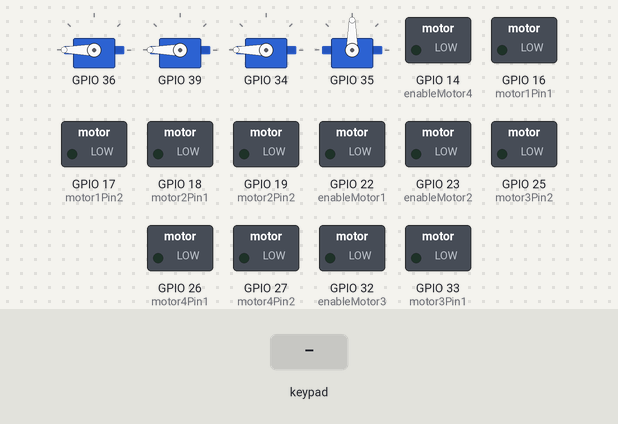
The sketch below on a simulated ESP32. On the bench: 4 × servo, switched loads named in the sketch (green lamp = pin HIGH). The test bench sets the inputs (shaded band). Nothing arrives over Bluetooth unless stated; what the sketch prints to the serial monitor is not drawn.

Above: at 1.2 s.
1.3 s: key 'X' pressed
At 2.1 s:
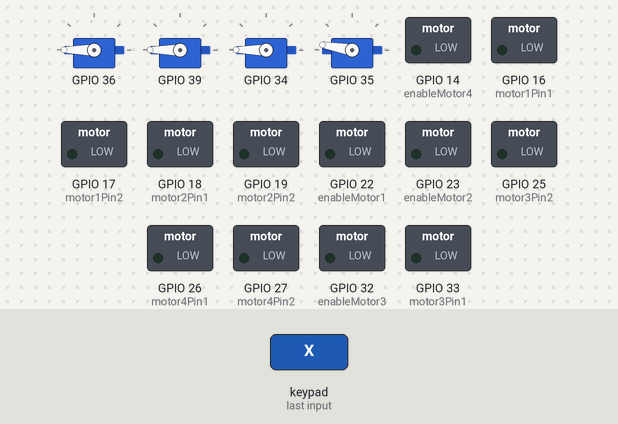
3.2 s: key 'U' pressed
At 3.41 s:
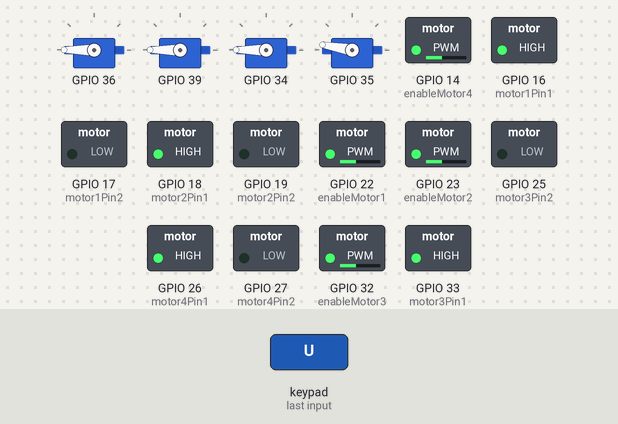
5.1 s: key 'D' pressed
At 5.31 s:
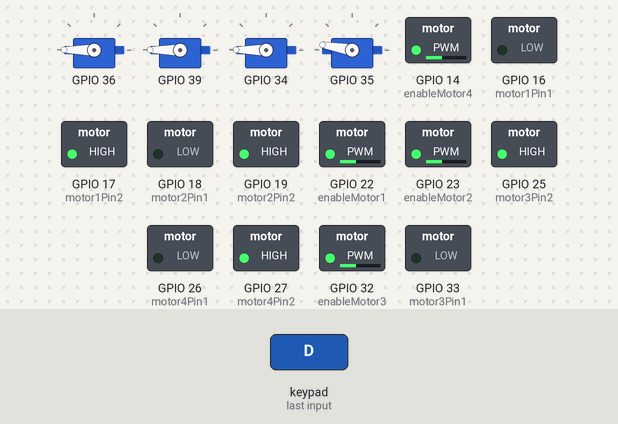
7.0 s: key 'L' pressed
At 7.21 s:
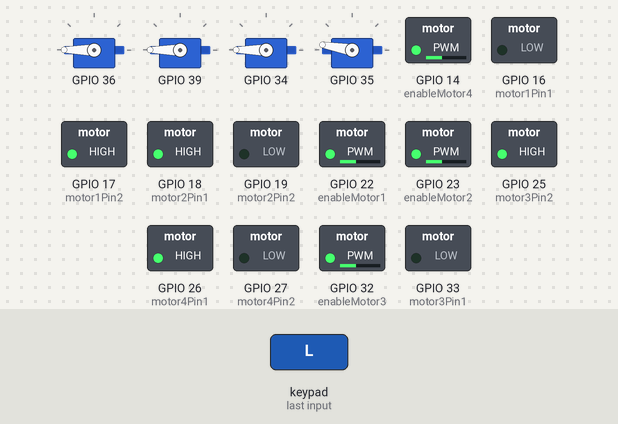
8.9 s: key 'R' pressed
At 9.11 s:
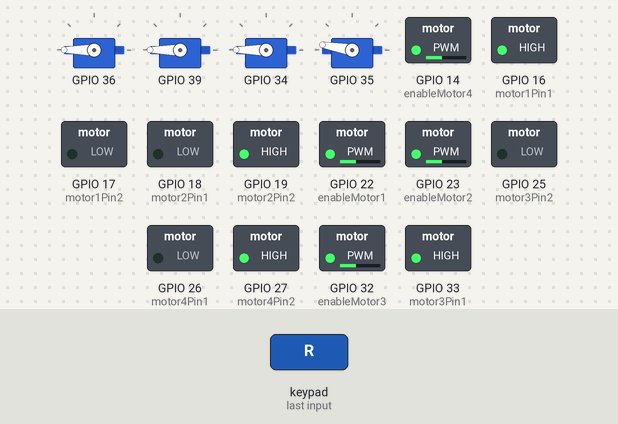
Timing chart, 0 to 11.8 s (numbered marks = the images above; inputs shaded):
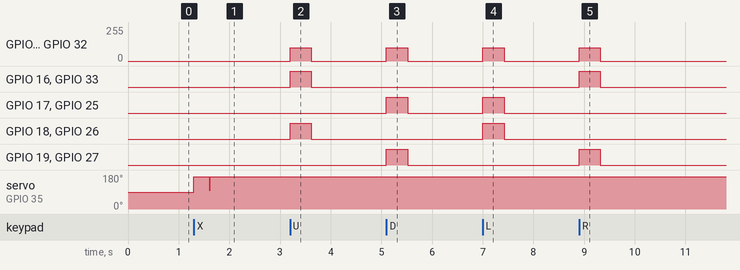

Measured:
- after the input at 1.3 s, servo on GPIO 35: 90° → 170° at once
- after the input at 3.2 s, GPIO 14 (enableMotor4), GPIO 22 (enableMotor1), GPIO 23 (enableMotor2), GPIO 32 (enableMotor3): 0/255 → 100/255 at once, → 0/255 0.42 s later; GPIO 16 (motor1Pin1), GPIO 18 (motor2Pin1), GPIO 26 (motor4Pin1), GPIO 33 (motor3Pin1): LOW → HIGH at once, → LOW 0.42 s later
- after the input at 5.1 s, GPIO 14 (enableMotor4), GPIO 22 (enableMotor1), GPIO 23 (enableMotor2), GPIO 32 (enableMotor3): 0/255 → 100/255 at once, → 0/255 0.42 s later; GPIO 17 (motor1Pin2), GPIO 19 (motor2Pin2), GPIO 25 (motor3Pin2), GPIO 27 (motor4Pin2): LOW → HIGH at once, → LOW 0.42 s later
- after the input at 7.0 s, GPIO 14 (enableMotor4), GPIO 22 (enableMotor1), GPIO 23 (enableMotor2), GPIO 32 (enableMotor3): 0/255 → 100/255 at once, → 0/255 0.42 s later; GPIO 17 (motor1Pin2), GPIO 18 (motor2Pin1), GPIO 25 (motor3Pin2), GPIO 26 (motor4Pin1): LOW → HIGH at once, → LOW 0.42 s later
- after the input at 8.9 s, GPIO 14 (enableMotor4), GPIO 22 (enableMotor1), GPIO 23 (enableMotor2), GPIO 32 (enableMotor3): 0/255 → 100/255 at once, → 0/255 0.42 s later; GPIO 16 (motor1Pin1), GPIO 19 (motor2Pin2), GPIO 27 (motor4Pin2), GPIO 33 (motor3Pin1): LOW → HIGH at once, → LOW 0.42 s later

The sketch:

Projectofinal.ino
```cpp
#include <PS4Controller.h>
#include <ESP32Servo.h>
#include <vector>

#define SERVO_FORWARD_STEP_ANGLE 1
#define SERVO_BACKWARD_STEP_ANGLE -1

struct ServoPins
{
  Servo servo;
  int servoPin;
  String servoName;
  int initialPosition;
};

std::vector<ServoPins> servoPins =
{
  { Servo(), 36 , "Base", 180},
  { Servo(), 39 , "Shoulder", 180},
  { Servo(), 34 , "Elbow", 180},
  { Servo(), 35 , "Gripper", 90},
};

bool gripperSwitch = false;

// Motor configuration
int enableMotor1 = 22;
int motor1Pin1 = 16;
int motor1Pin2 = 17;

int enableMotor2 = 23;
int motor2Pin1 = 18;
int motor2Pin2 = 19;

int enableMotor3 = 32;
int motor3Pin1 = 33;
int motor3Pin2 = 25;

int enableMotor4 = 14;
int motor4Pin1 = 26;
int motor4Pin2 = 27;

#define MAX_MOTOR_SPEED 100  // Rango de 0 a 255, 255 es la velocidad máxima.

const int PWMFreq = 1000; /* 1 KHz */
const int PWMResolution = 8;
const int PWMSpeedChannel = 4;

void writeServoValues(int servoIndex, int servoMoveStepSize, bool servoStepSizeIsActualServoPosition = false)
{
  int servoPosition;
  if (servoStepSizeIsActualServoPosition)
  {
    servoPosition = servoMoveStepSize;
  }
  else
  {
    servoPosition = servoPins[servoIndex].servo.read();
    servoPosition = servoPosition + servoMoveStepSize;
  }
  if (servoPosition > 180 || servoPosition < 0)
  {
    return;
  }

  servoPins[servoIndex].servo.write(servoPosition);
}

void notify()
{
  int rx = (PS4.LStickX());  // Base       =>  Left stick - eje x
  int ry = (PS4.LStickY());  // Shoulder   =>  Left stick  - eje y
  int ly = (PS4.RStickY());  // Elbow      =>  Right stick  - eje y
  int lx = (PS4.RStickX());  // Gripper    =>  Right stick - eje x

  if (rx > 50)
  {
    writeServoValues(0, SERVO_BACKWARD_STEP_ANGLE);
  }
  else if (rx < -50)
  {
    writeServoValues(0, SERVO_FORWARD_STEP_ANGLE);
  }

  if (ry > 50)
  {
    writeServoValues(1, SERVO_BACKWARD_STEP_ANGLE);
  }
  else if (ry < -50)
  {
    writeServoValues(1, SERVO_FORWARD_STEP_ANGLE);
  }

  if (ly > 50)
  {
    writeServoValues(2, SERVO_FORWARD_STEP_ANGLE);
  }
  else if (ly < -50)
  {
    writeServoValues(2, SERVO_BACKWARD_STEP_ANGLE);
  }

  if (lx > 50)
  {
    writeServoValues(3, SERVO_BACKWARD_STEP_ANGLE);
  }
  else if (lx < -50)
  {
    writeServoValues(3, SERVO_FORWARD_STEP_ANGLE);
  }

  if (PS4.Cross())
  {
    gripperSwitch = !gripperSwitch;  // Alternar agarre cerrado / abierto
    gripperSwitch ? writeServoValues(3, 170, true) :  writeServoValues(3, 100, true) ;
  }

  // Control de los motores
  if (PS4.Up())
  {
    rotateMotors(MAX_MOTOR_SPEED, MAX_MOTOR_SPEED, MAX_MOTOR_SPEED, MAX_MOTOR_SPEED);
  }
  else if (PS4.Down())
  {
    rotateMotors(-MAX_MOTOR_SPEED, -MAX_MOTOR_SPEED, -MAX_MOTOR_SPEED, -MAX_MOTOR_SPEED);
  }
  else if (PS4.Left())
  {
    rotateMotors(-MAX_MOTOR_SPEED, MAX_MOTOR_SPEED, -MAX_MOTOR_SPEED, MAX_MOTOR_SPEED);
  }
  else if (PS4.Right())
  {
    rotateMotors(MAX_MOTOR_SPEED, -MAX_MOTOR_SPEED, MAX_MOTOR_SPEED, -MAX_MOTOR_SPEED);
  }
  else if (PS4.R1())
  {
    rotateMotors(MAX_MOTOR_SPEED, 0, MAX_MOTOR_SPEED, 0);
  }
  else if (PS4.L1())
  {
    rotateMotors(0, MAX_MOTOR_SPEED, 0, MAX_MOTOR_SPEED);
  }
  else if (PS4.R2())
  {
    rotateMotors(-MAX_MOTOR_SPEED, 0, -MAX_MOTOR_SPEED, 0);
  }
  else if (PS4.L2())
  {
    rotateMotors(0, -MAX_MOTOR_SPEED, 0, -MAX_MOTOR_SPEED);
  }
  else
  {
    stopMotors();
  }

  delay(0);
}

void onConnect()
{
  Serial.println("Conectado.");
}

void onDisConnect()
{
  Serial.println("Desconectado.");
}

void rotateMotors(int speed1, int speed2, int speed3, int speed4)
{
  analogWrite(enableMotor1, abs(speed1));
  digitalWrite(motor1Pin1, speed1 > 0 ? HIGH : LOW);
  digitalWrite(motor1Pin2, speed1 < 0 ? HIGH : LOW);

  analogWrite(enableMotor2, abs(speed2));
  digitalWrite(motor2Pin1, speed2 > 0 ? HIGH : LOW);
  digitalWrite(motor2Pin2, speed2 < 0 ? HIGH : LOW);

  analogWrite(enableMotor3, abs(speed3));
  digitalWrite(motor3Pin1, speed3 > 0 ? HIGH : LOW);
  digitalWrite(motor3Pin2, speed3 < 0 ? HIGH : LOW);

  analogWrite(enableMotor4, abs(speed4));
  digitalWrite(motor4Pin1, speed4 > 0 ? HIGH : LOW);
  digitalWrite(motor4Pin2, speed4 < 0 ? HIGH : LOW);
}

void stopMotors()
{
  rotateMotors(0, 0, 0, 0);
}

void setUpPinModes()
{
  for (int i = 0; i < servoPins.size(); i++)
  {
    servoPins[i].servo.attach(servoPins[i].servoPin);
    servoPins[i].servo.write(servoPins[i].initialPosition);
  }

  pinMode(enableMotor1, OUTPUT);
  pinMode(motor1Pin1, OUTPUT);
  pinMode(motor1Pin2, OUTPUT);

  pinMode(enableMotor2, OUTPUT);
  pinMode(motor2Pin1, OUTPUT);
  pinMode(motor2Pin2, OUTPUT);

  pinMode(enableMotor3, OUTPUT);
  pinMode(motor3Pin1, OUTPUT);
  pinMode(motor3Pin2, OUTPUT);

  pinMode(enableMotor4, OUTPUT);
  pinMode(motor4Pin1, OUTPUT);
  pinMode(motor4Pin2, OUTPUT);

  // Configurar PWM para la velocidad de los motores
  ledcSetup(PWMSpeedChannel, PWMFreq, PWMResolution);
  ledcAttachPin(enableMotor1, PWMSpeedChannel);
  ledcAttachPin(enableMotor2, PWMSpeedChannel);
  ledcAttachPin(enableMotor3, PWMSpeedChannel);
  ledcAttachPin(enableMotor4, PWMSpeedChannel);
  ledcWrite(PWMSpeedChannel, MAX_MOTOR_SPEED);

  rotateMotors(0, 0, 0, 0);
}

void setup()
{
  setUpPinModes();
  Serial.begin(115200);
  PS4.begin();
  PS4.attach(notify);
  PS4.attachOnConnect(onConnect);
  PS4.attachOnDisconnect(onDisConnect);
  Serial.println("Listo.");
}

void loop()
{
}
```
